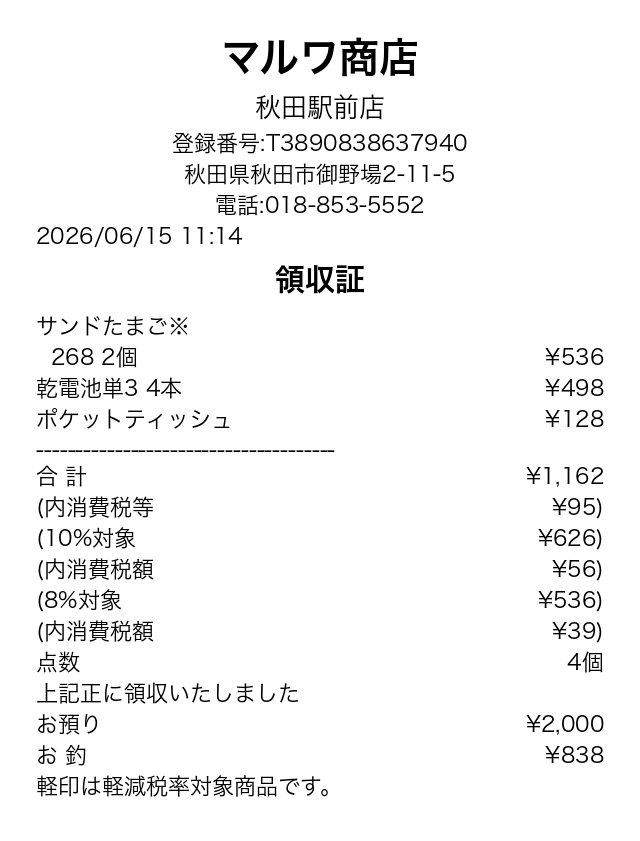
#> input picture synth/images/synth_000.png, 640 x 841 px
$ python receipt_ocr.py synth/images/synth_000.png
#> lines starting #> are read from the running program, lines starting #| are printed output that depends on the picture; after the words box and inside, x2 and y2 are one past the last pixel; in counts of white or black regions, pixels touching at a corner belong together
#!/usr/bin/env python3
"""
レシートOCR PoC
前処理: グレースケール化, 傾き補正, 二値化
OCR: Tesseract (jpn)
後処理: 店名/登録番号/日付/金額を正規表現で抽出
"""
import cv2
import numpy as np
import pytesseract
import re
import sys
import json

def preprocess(img_path):
#> called with img_path = 'synth/images/synth_000.png'
    img = cv2.imread(img_path)
#> img is the input picture: shape (841, 640, 3); min 0, max 255, mean 244.4
    gray = cv2.cvtColor(img, cv2.COLOR_BGR2GRAY)

    # 適応的二値化(感熱紙のムラ・照明ムラに強い)
    binary = cv2.adaptiveThreshold(
        gray, 255, cv2.ADAPTIVE_THRESH_GAUSSIAN_C,
        cv2.THRESH_BINARY, 31, 15
    )
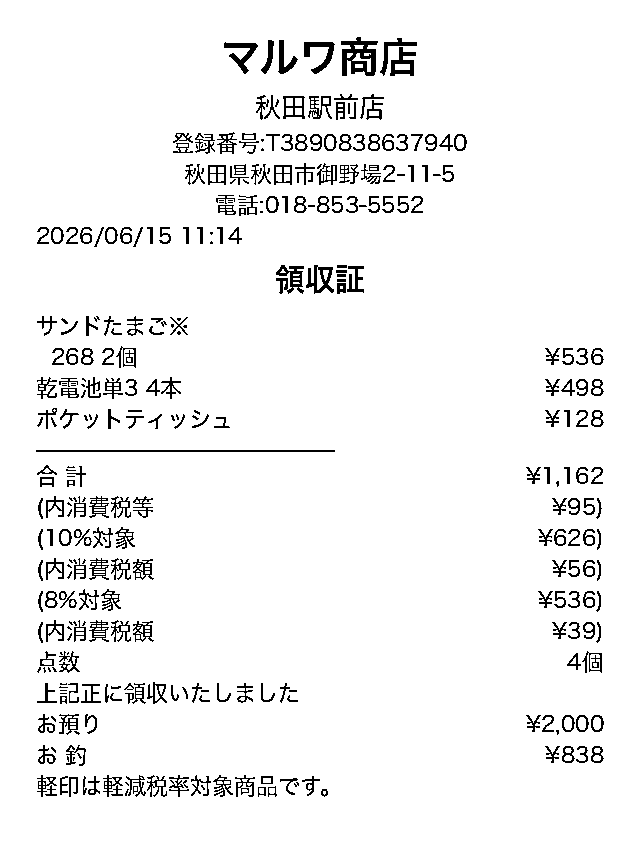
#> binary: shape (841, 640); 94.9% white; black in thin lines or dots, all inside (x1, y1, x2, y2) = (36, 37, 604, 797)

    # 傾き補正(Hough変換で罫線/テキスト行の傾きを推定)
    coords = np.column_stack(np.where(binary < 128))
#> coords = 27188 pairs, first value 37 to 796, second value 36 to 603
    angle = 0.0
    if len(coords) > 100:
        rect = cv2.minAreaRect(coords.astype(np.float32))
#> rect = ((416.5, 319.5), (567, 759), -90)
        angle = rect[-1]
#> angle = -90
        if angle < -45:
            angle = -(90 + angle)
#> angle = 0
        else:
            angle = -angle
        # 極端な誤検出を防ぐ(反りレシートは回転よりトリミング/歪み補正が本質のため角度は小さく制限)
        if abs(angle) > 5:
            angle = 0.0

    (h, w) = gray.shape
#> h = 841; w = 640
    center = (w // 2, h // 2)
#> center = (320, 420)
    M = cv2.getRotationMatrix2D(center, angle, 1.0)
#> M = [[1, 0, 0], [0, 1, 0]]
    rotated_gray = cv2.warpAffine(gray, M, (w, h), flags=cv2.INTER_CUBIC, borderMode=cv2.BORDER_REPLICATE)

    rotated_binary = cv2.adaptiveThreshold(
        rotated_gray, 255, cv2.ADAPTIVE_THRESH_GAUSSIAN_C,
        cv2.THRESH_BINARY, 31, 15
    )

    return rotated_gray, rotated_binary, angle

def ocr(image, psm=6):
    config = f"--oem 3 --psm {psm} -l jpn"
    text = pytesseract.image_to_string(image, config=config)
    return text

# [43 lines left out: function extract_fields, not called in this run]

if __name__ == '__main__':
    img_path = sys.argv[1] if len(sys.argv) > 1 else 'receipt.jpg'

    gray, binary, angle = preprocess(img_path)
#> angle = 0
    cv2.imwrite('preprocessed_gray.png', gray)
    cv2.imwrite('preprocessed_binary.png', binary)

    print(f"=== 推定傾き角度: {angle:.2f}度 ===\n", file=sys.stderr)

    # 複数のPSM(ページ分割モード)と前処理パターンで試す
    candidates = []
    for label, image in [('gray', gray), ('binary', binary)]:
        for psm in [4, 6, 11]:
#> (the run stopped early here; a loop or call above may not have finished)

$ run again, on synth/images/synth_002.png
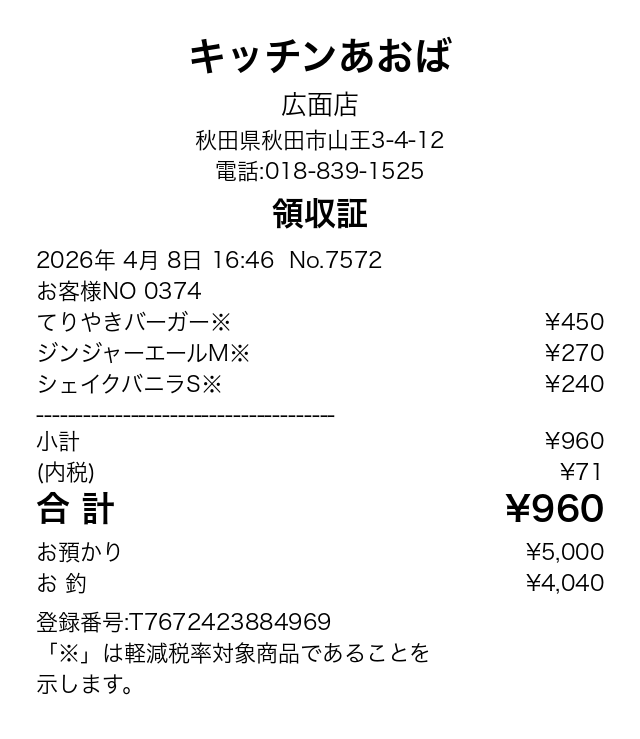
#> input picture synth/images/synth_002.png, 640 x 739 px
#> in preprocess, img is the input picture: shape (739, 640, 3); min 0, max 255, mean 244.2
#> in preprocess, `binary = cv2.adaptiveThreshold( gray, 255, cv2.ADAPTIVE_THRESH_GAUSSIA..`:
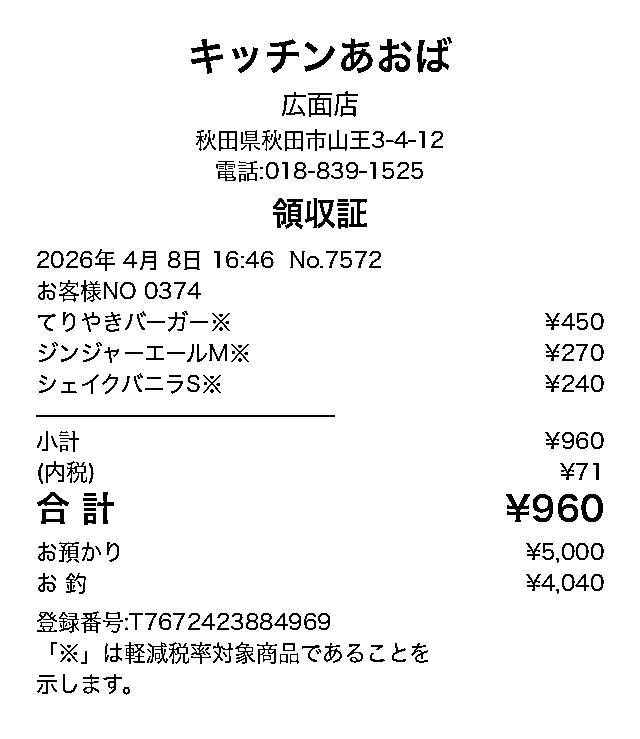
#> binary: shape (739, 640); 94.9% white; black in thin lines or dots, all inside (x1, y1, x2, y2) = (36, 37, 604, 695)
#> coords = 23966 pairs, first value 37 to 694, second value 36 to 603
#> rect = ((365.4, 319.5), (567.3, 655.8), -89.79)
#> in preprocess, `angle = rect[-1]`: angle = -89.79
#> in preprocess, `angle = -(90 + angle)`: angle = -0.208
#> M = [[1, -0.00364, 1.34], [0.00364, 1, -1.16]]
#> in preprocess, `rotated_binary = cv2.adaptiveThreshold( rotated_gray, 255, cv2.ADAPTIV..`:
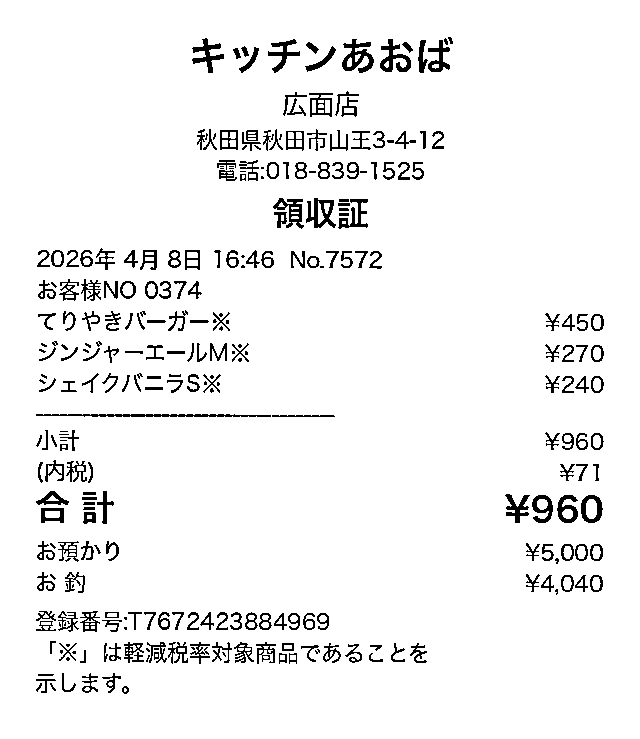
#> rotated_binary: shape (739, 640); 94.7% white; black in thin lines or dots, all inside (x1, y1, x2, y2) = (36, 37, 604, 694)
#> `gray, binary, angle = preprocess(img_path)`: angle = -0.208

$ run again, on synth/images/synth_003.png
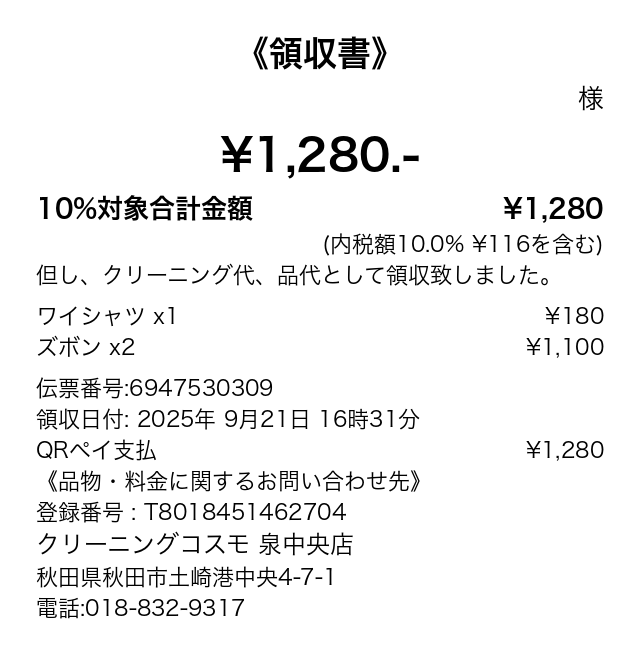
#> input picture synth/images/synth_003.png, 640 x 663 px
#> in preprocess, img is the input picture: shape (663, 640, 3); min 0, max 255, mean 241.5
#> in preprocess, `binary = cv2.adaptiveThreshold( gray, 255, cv2.ADAPTIVE_THRESH_GAUSSIA..`:
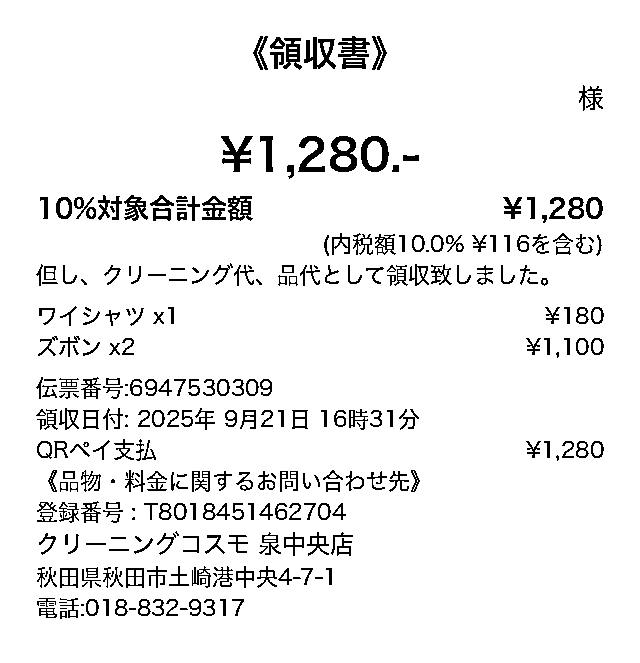
#> binary: shape (663, 640); 93.7% white; black in thin lines or dots, all inside (x1, y1, x2, y2) = (36, 36, 604, 619)
#> coords = 26822 pairs, first value 36 to 618, second value 36 to 603
#> rect = ((326.3, 319.3), (567.5, 581.1), -89.73)
#> in preprocess, `angle = rect[-1]`: angle = -89.73
#> in preprocess, `angle = -(90 + angle)`: angle = -0.265
#> M = [[1, -0.00463, 1.54], [0.00463, 1, -1.48]]
#> in preprocess, `rotated_binary = cv2.adaptiveThreshold( rotated_gray, 255, cv2.ADAPTIV..`:
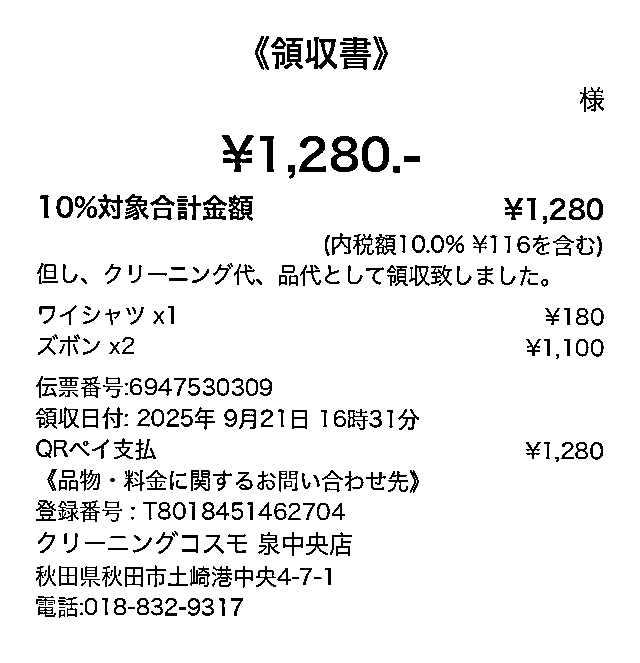
#> rotated_binary: shape (663, 640); 93.3% white; black in thin lines or dots, all inside (x1, y1, x2, y2) = (36, 36, 604, 618)
#> `gray, binary, angle = preprocess(img_path)`: angle = -0.265
